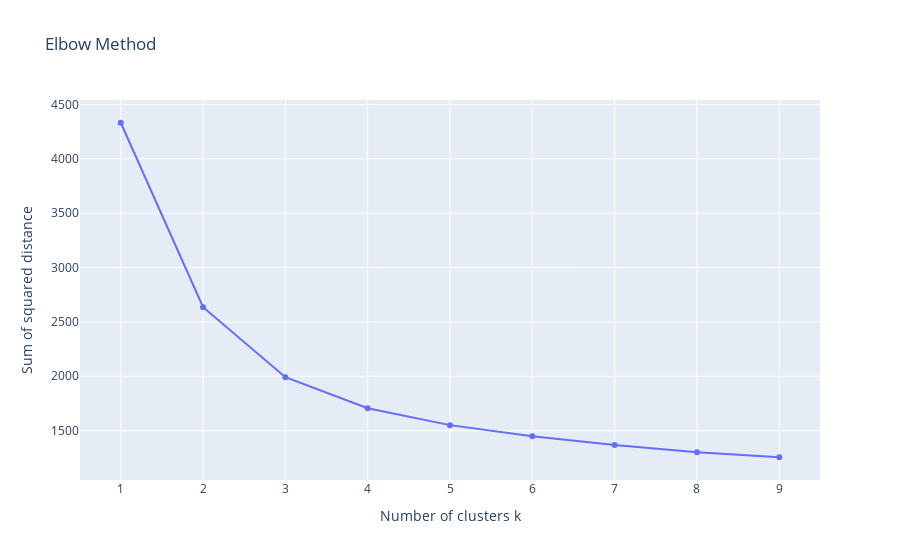

The notebook cell this image was saved under:
### Code cell
from sklearn.cluster import KMeans
import plotly.graph_objects as go

sse = []
list_k = list(range(1, 10))

for k in list_k:
    km = KMeans(n_clusters=k)
    km.fit(df_normalized)
    sse.append(km.inertia_)

fig = go.Figure(data=go.Scatter(x=list_k, y=sse, mode='lines+markers'))
fig.update_layout(title='Elbow Method', xaxis_title='Number of clusters k', yaxis_title='Sum of squared distance')
fig.show()

### Figure 1 — Plotly figure (JSON) as saved in the notebook; plotly's stock layout.template omitted (floating-point values rounded to 4 significant figures)
{"data": [{"mode": "lines+markers", "type": "scatter", "x": [1, 2, 3, 4, 5, 6, 7, 8, 9], "y": [4331.0, 2635.0, 1991.0, 1705.0, 1551.0, 1448.0, 1368.0, 1302.0, 1255.0]}], "layout": {"title": {"text": "Elbow Method"}, "xaxis": {"title": {"text": "Number of clusters k"}}, "yaxis": {"title": {"text": "Sum of squared distance"}}}}
